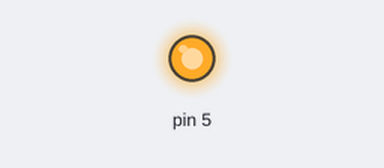
Recording of a sketch running on a simulated Arduino Uno, built with avr-gcc and run on an emulated ATmega328P. Shown: output pins drawn as LEDs (lit = HIGH).

Above: at 0.5 s.
At 5.5 s:
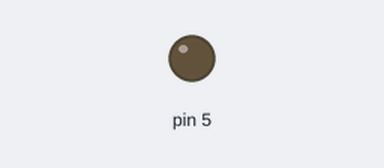
Timing chart, 0 to 13.0 s (numbered marks = the images above):
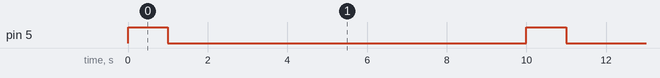

Measured:
- by itself, pin 5: alternates HIGH for 1.0 s and LOW for 9.0 s

The sketch:

00_simulide.ino
```cpp
void setup() {
  // put your setup code here, to run once:
	/*
	Output = saida
	*/
  pinMode(5, OUTPUT);

}

void loop() {
  // put your main code here, to run repeatedly:
  // HIGH =  acende o leds

  digitalWrite(5, HIGH);
  delay(1000);

  // LOW = desliga
  digitalWrite(5, LOW);
  delay(9000);

}
```
